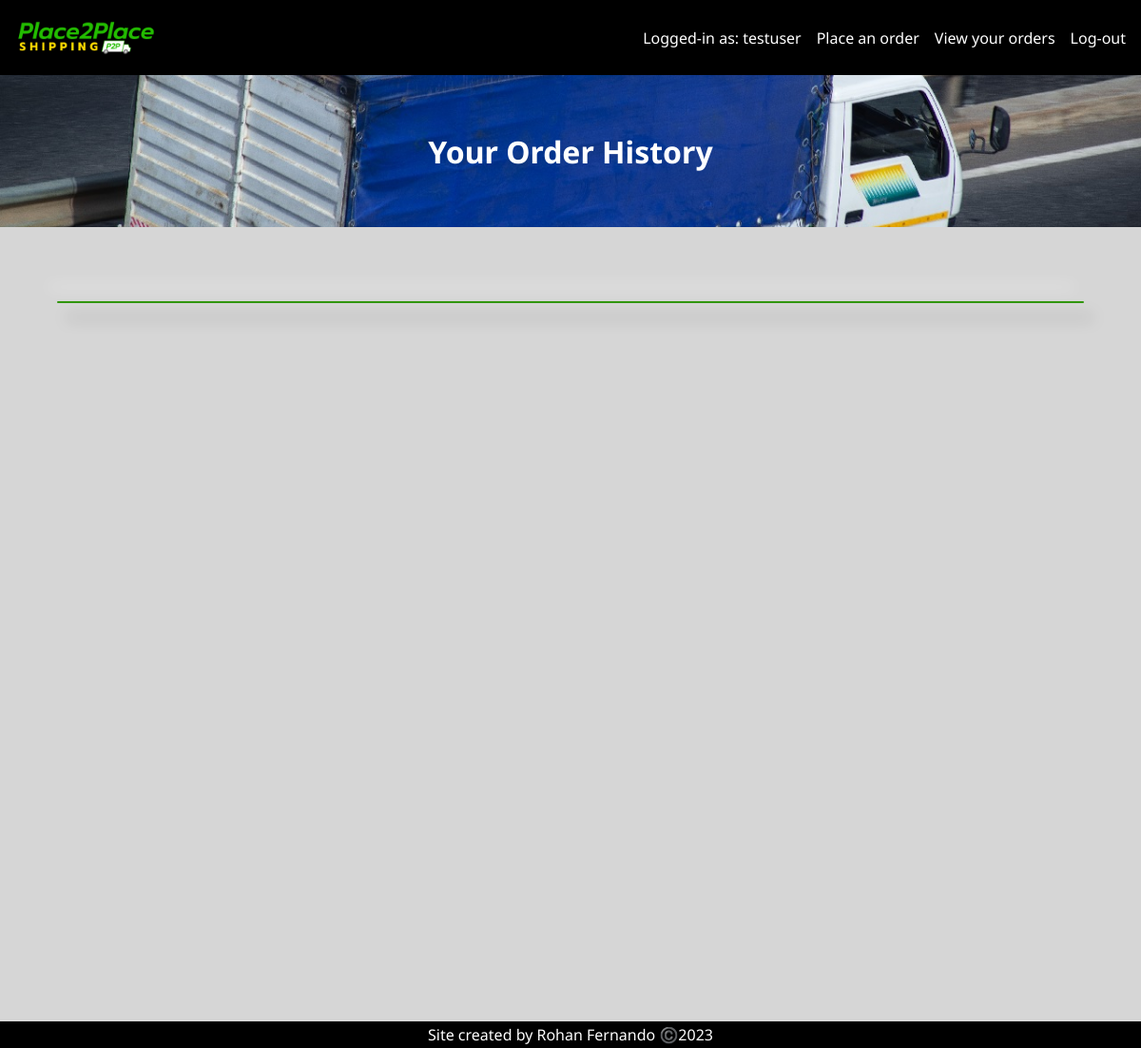
The page /vieworders/ (signed in) on the database as committed earlier.
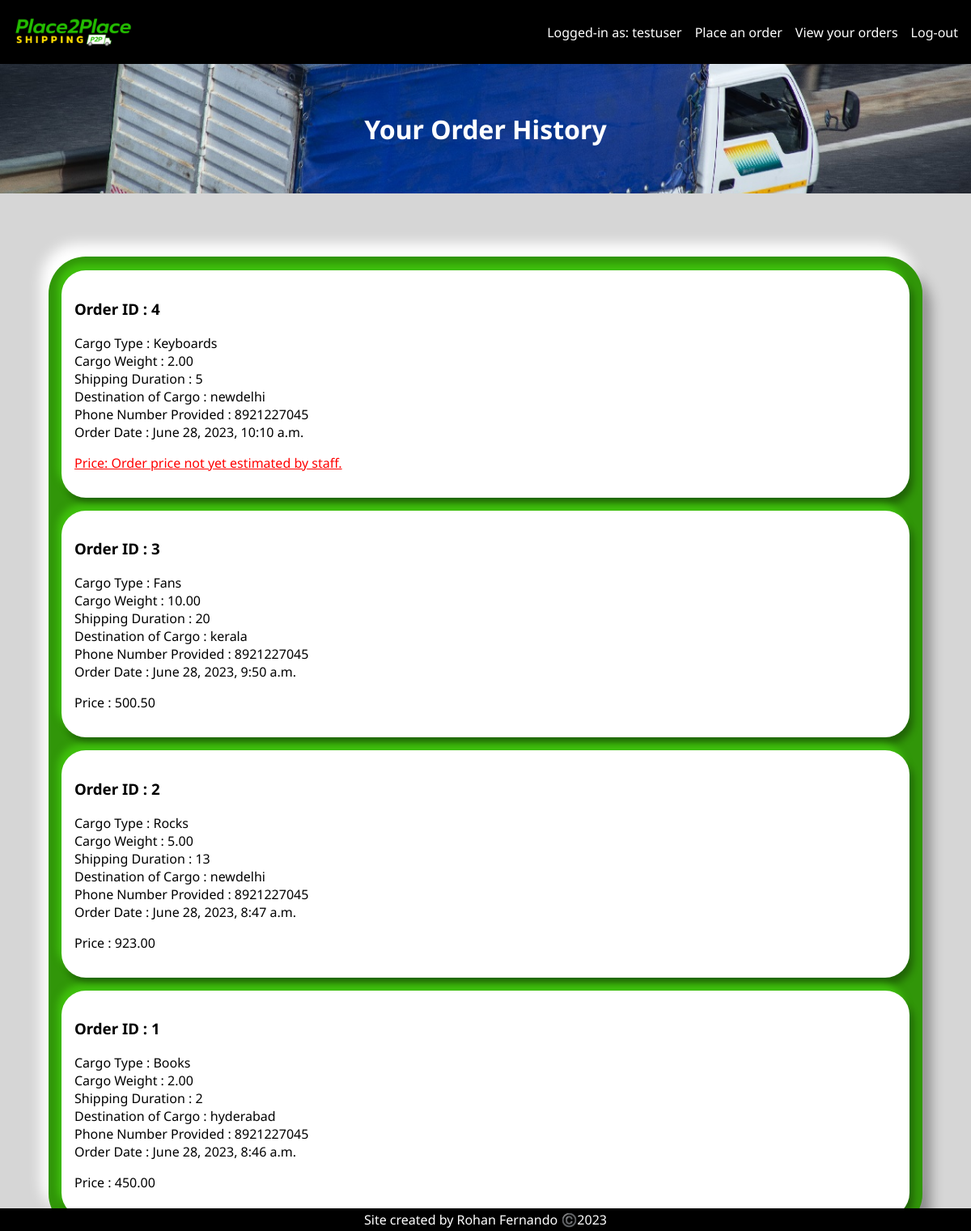
The same page on the database as committed later.
### home/models.py (models this page shows, shortened)
class order(models.Model):
    order = models.ForeignKey(User,on_delete=models.CASCADE,related_name='ordr')
    order_number = models.AutoField(primary_key=True)
    cargo_type = models.CharField(max_length=100)
    cargo_weight = models.DecimalField(decimal_places=2,max_digits=7)
    delivery_time = models.IntegerField()
    cargo_destination = models.TextField(max_length=100)
    phone_number = models.TextField(max_length=12)
    date_of_order = models.DateTimeField(auto_now_add=True)
    price = models.DecimalField(decimal_places=2,max_digits=20,blank=True,null=True)
    class Meta:
        ordering=('-date_of_order',)

### home/views.py (the view)
# urls.py: path('vieworders/', views.vieworders,name='vieworderspage'),
def vieworders(r):
    orders_data = order.objects.filter(order_id=r.user.id)
    return render(r,'vieworders.html',{'orders_data':orders_data})

### templates/vieworders.html (shortened to what this page needs)
<!DOCTYPE html>
<html lang="en">
{% load static %}
<head>
    <link rel="stylesheet" href="{% static 'p2pstyle.css' %}">
</head>
<body>
    <div class="page-container">
        <div class="header-bar">
            <div>
                <a href="{% url 'homepage' %}">
                    <img src="{% static 'p2plogo.png' %}" class="logo-img">
                </a>
            </div>
            <div class="nav-btn-container">
                {% if user.is_authenticated %}
                    <a>Logged-in as: {{user.username}}</a>
                    <a class="nav-btn" href="{% url 'makeorderspage' %}">Place an order</a>
                    <a class="nav-btn" href="{% url 'vieworderspage' %}">View your orders</a>
                    <a class="nav-btn" href="{% url 'logoutpage' %}">Log-out</a>
                {% else %}
                    <a class="nav-btn" href="{% url 'registerpage' %}">Register</a>
                    <a class="nav-btn" href="{% url 'loginpage' %}">Log-in</a>
                {% endif %}
            </div>
        </div>
        <div class="content">
            <div class="truckbg">
                <h1>Your Order History</h1>
            </div>
            <br>
            <div class="o-node-container">
                {% for order in orders_data %}
                    <div class="o-details-node">
                        <h3>Order ID : {{order.order_number}}</h3>
                        <p>
                            Cargo Type : {{order.cargo_type}} <br>
                            Cargo Weight : {{order.cargo_weight}} <br>
                            Shipping Duration : {{order.delivery_time}} <br>
                            Destination of Cargo : {{order.cargo_destination}} <br>
                            Phone Number Provided : {{order.phone_number}} <br>
                            Order Date : {{order.date_of_order}} <br>
                        </p>
                        <p class="price-text">
                            Price : {{order.price}}
                        </p>
                    </div>
                {% endfor %}
            </div>
            <div style="text-align: center;background-color: black;color:white;position: fixed;bottom: 0px;left:0px;right: 0px;">
                <p style="margin-top: 3px;margin-bottom: 3px;">Site created by Rohan Fernando ©️2023</p>
            </div>
        </div>
    </div>
</body>
</html>

Rows that differ between the two databases and show on the page:
added order: order_number "4", cargo_type "Keyboards", cargo_weight "2.00", delivery_time "5", cargo_destination "newdelhi", phone_number "8921227045", date_of_order "June 28, 2023, 10:10 a.m."
added order: order_number "3", cargo_type "Fans", cargo_weight "10.00", delivery_time "20", cargo_destination "kerala", phone_number "8921227045", date_of_order "June 28, 2023, 9:50 a.m.", price "500.50"
added order: order_number "2", cargo_type "Rocks", cargo_weight "5.00", delivery_time "13", cargo_destination "newdelhi", phone_number "8921227045", date_of_order "June 28, 2023, 8:47 a.m.", price "923.00"
added order: order_number "1", cargo_type "Books", cargo_weight "2.00", delivery_time "2", cargo_destination "hyderabad", phone_number "8921227045", date_of_order "June 28, 2023, 8:46 a.m.", price "450.00"
